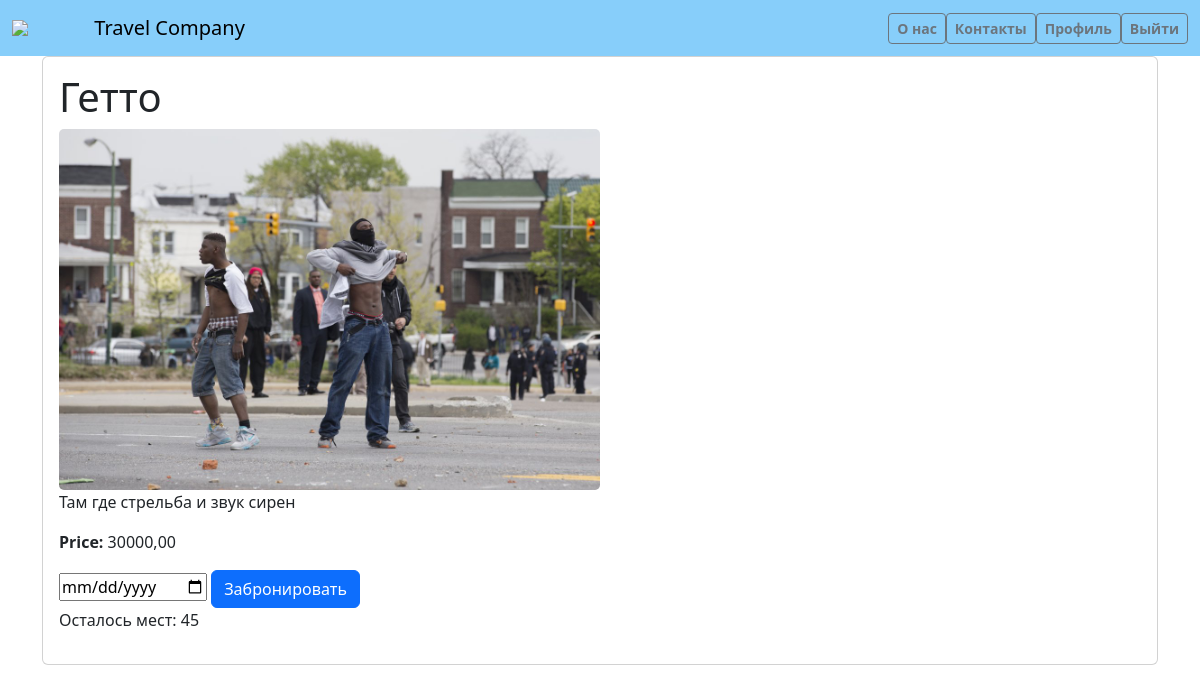
The page /tour_detail/3/ (signed in) on the database as committed earlier.
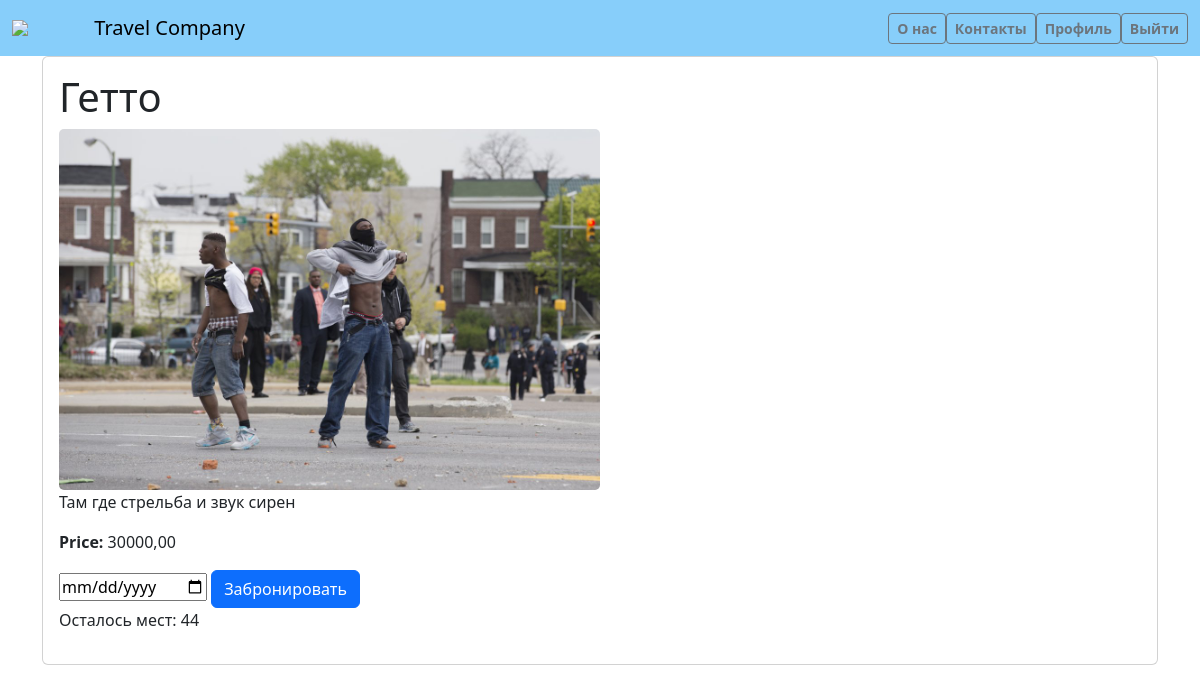
The same page on the database as committed later.
### main/models.py (models this page shows, shortened)
class Tour(models.Model):
    destination = models.ForeignKey(Destination, on_delete=models.CASCADE)
    user = models.ForeignKey(User, on_delete=models.CASCADE)
    price = models.DecimalField(max_digits=10, decimal_places=2)
    image = models.ImageField(upload_to='tour_detail_imаge/')
    available_seats = models.IntegerField(default=50)
    book_data = models.DateField(auto_now_add=True)

class Destination(models.Model):
    name = models.CharField(max_length=50)
    description = models.TextField()
    image = models.ImageField(upload_to='destination/')

### main/views.py (the view)
# urls.py: path('tour_detail/<int:pk>/', views.tour_detail, name='tour_detail'),
@login_required
def tour_detail(request, pk):
    tour = get_object_or_404(Tour, pk=pk)
    is_booked = False
    if request.user.is_authenticated:
        is_booked = Book_list.objects.filter(user=request.user, tour=tour).exists()
    return render(request, 'main/tour_detail.html', {'tour': tour, 'is_booked': is_booked})

### templates/main/tour_detail.html (shortened to what this page needs)
{% load static %}
<!DOCTYPE html>
<html lang="en">
<head>
    <link href="https://cdn.jsdelivr.net/npm/bootstrap@5.3.3/dist/css/bootstrap.min.css" rel="stylesheet"
>
</head>
<body>
<nav class="navbar navbar-expand-lg navbar-light" style="background-color: #87CEFA;">
    <div class="container-fluid">
        <img src="https://gas-kvas.com/grafic/uploads/posts/2024-01/gas-kvas-com-p-logotip-turagentstva-na-prozrachnom-fone-3.png"
             style="width: 7%">
        <a class="navbar-brand" href="{% url 'tour_list' %}">Travel Company</a>
        <div class="collapse navbar-collapse" id="navbarNav">
            <ul class="navbar-nav ms-auto">
                <li class="nav-item">
                    <a class="btn btn-outline-secondary btn-lg btn-md btn-sm fw-bold" href="{% url 'about_us' %}">О нас</a>
                </li>
                <li class="nav-item">
                    <a class="btn btn-outline-secondary btn-lg btn-md btn-sm fw-bold" href="{% url 'contact' %}">Контакты</a>
                </li>
                {% if user.is_authenticated %}
                <li class="nav-item">
                    <a class="btn btn-outline-secondary btn-lg btn-md btn-sm fw-bold"
                       href="{% url 'profile' %}">Профиль</a>
                </li>
                <li class="nav-item">
                    <form method="post" action="{% url 'logout' %}">
                        <button type="submit" class="btn btn-outline-secondary btn-lg btn-md btn-sm fw-bold">Выйти
                        </button>
                    </form>
                </li>
                {% endif %}
            </ul>
        </div>
    </div>
</nav>
<div class="container">
    <div class="card">
        <div class="card-body">
            <h1 class="card-title">{{ tour.destination.name }}</h1>
            <img src="{{ tour.image.url }}" style="width: 50%;" class="card-img">
            <p class="card-text">{{ tour.destination.description }}</p>
            <p class="card-text"><strong>Price:</strong> {{ tour.price }}</p>
            {% if user.is_authenticated %}
            {% if is_booked %}
            <button class="btn btn-success" disabled>Забронировано</button>
            {% else %}
            <form method="post" action="{% url 'book_tour' pk=tour.pk %}">
                <input type="date" name="date" required="" id="id_date">
                <button type="submit" class="btn btn-primary">Забронировать</button>
            </form>
            <p>Осталось мест: {{ tour.available_seats }}
                {% endif %}
                {% else %}
                <a href="{% url 'login' %}" class="btn btn-primary">Войти</a>
                <a href="{% url 'register' %}" class="btn btn-primary">Зарегистрироваться</a>
                {% endif %}
        </div>
    </div>
</div>
</body>
</html>

Rows that differ between the two databases and show on the page:
changed Tour "Гетто": available_seats "45" → "44"
